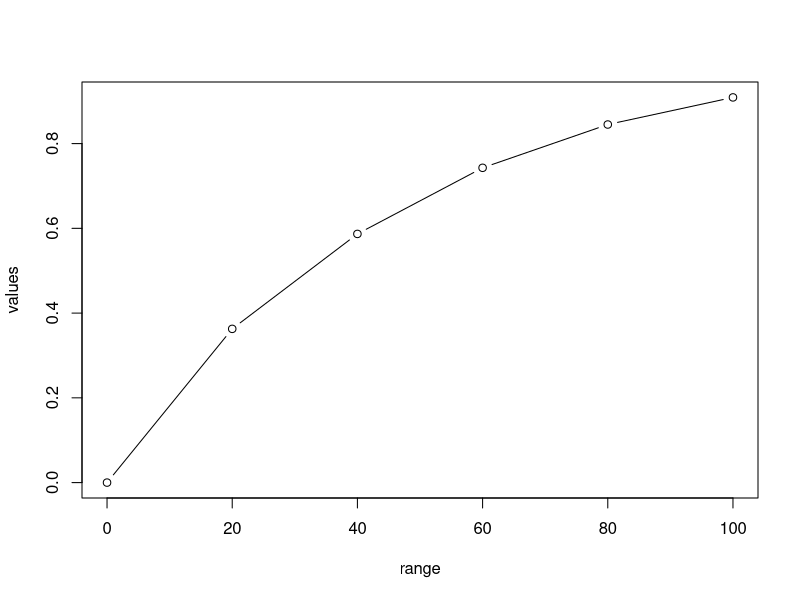
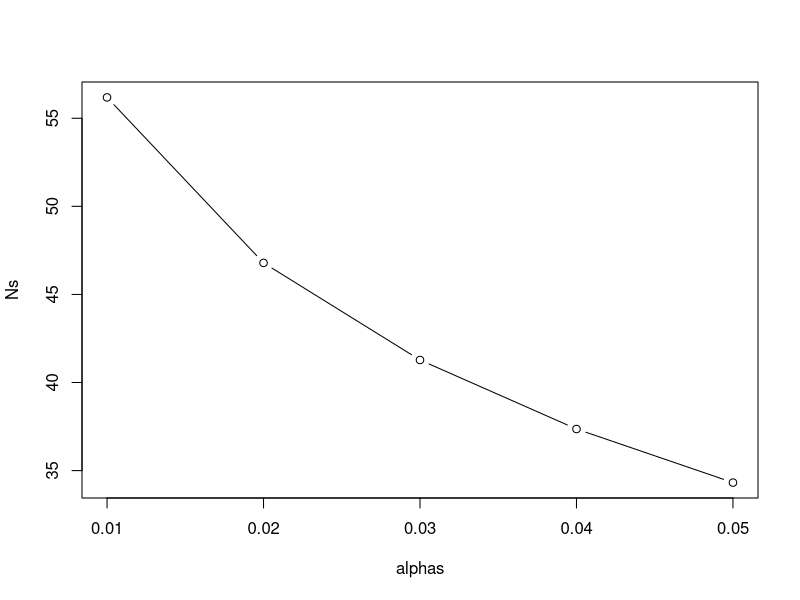
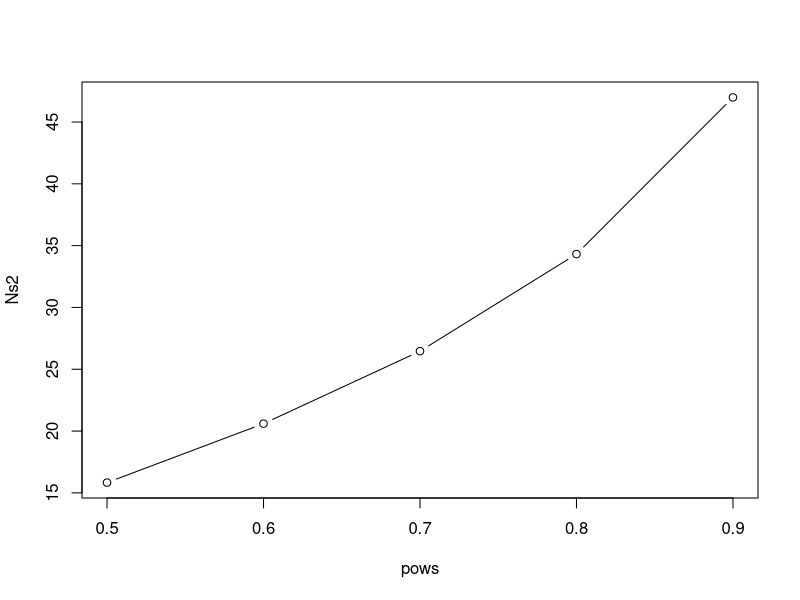
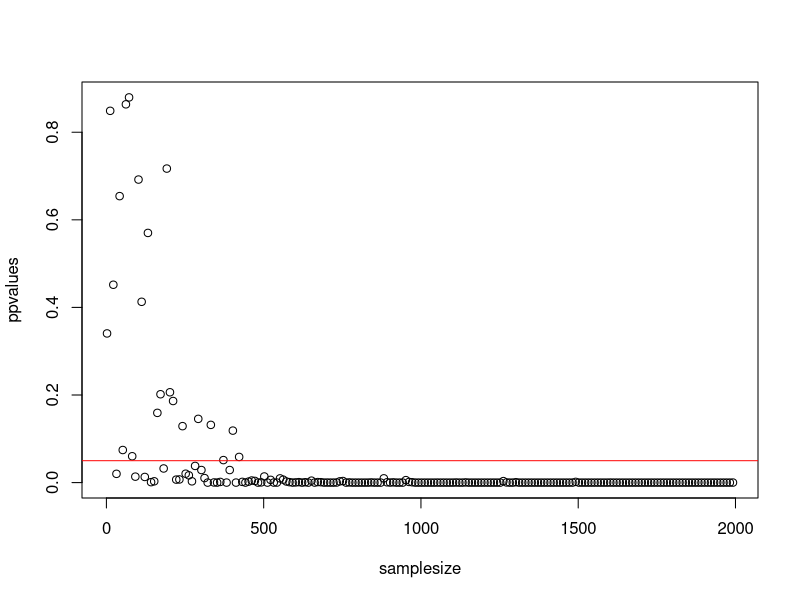

Generate these figures, in order, with R:
## ---- chunk 1
knitr::opts_chunk$set(echo = TRUE)
## ---- chunk 2
pvalue <- replicate(1000, t.test(rnorm(10, 178, 10), mu = 175, alternative = 'greater')$p.value)
power <- length(which(pvalue <= 0.05))/1000
## ---- chunk 3
pvalue50 <- replicate(1000, t.test(rnorm(50, 178, 10), mu = 175, alternative = 'greater')$p.value)
power50 <- length(which(pvalue50 <= 0.05))/1000
## ---- chunk 4
range <- seq(0, 100, by = 20)
values <- c()
for (i in range) {
  tmp = power.t.test(n = i, delta = 3, sd = 10, sig.level=0.05, type = 'one.sample', alternative = 'one.sided')$power
  values <- c(values, tmp)
}
plot <- data.frame(range, values)
plot(plot, type = 'b')
## ---- chunk 5
drug.p <- replicate(1000, t.test(rnorm(10, 117, 30), mu = 130, alternative = c('less'))$p.value)
drug.power <- length(which(drug.p > 0.05))/1000
## ---- chunk 6
power.t.test(power = 0.8, delta = 13, sd = 30, sig.level = 0.05, type = 'two.sample', alternative = "one.sided")
## ---- chunk 7
power.t.test(power = 0.8, delta = 13, sd = 30, sig.level = 0.05, type = 'paired', alternative = "one.sided")
## ---- chunk 8
# alpha
alpha <- seq(0.01, 0.05, by = 0.01)
alphalvalues <- c()
for (i in alpha) {
  tmp = power.t.test(power = 0.8, delta = 13, sd = 30, sig.level= i, type = 'paired', alternative = 'one.sided')$n
  alphalvalues <- c(alphalvalues, tmp)
}
alphaplot <- data.frame(alpha, alphalvalues)
plot(alphaplot, type = 'b', xlab = 'alphas', ylab = 'Ns')

# power
power <- seq(0.5, 0.9, by = 0.1)
powervalues <- c()
for (i in power) {
  tmp = power.t.test(power = i, delta = 13, sd = 30, sig.level= 0.05, type = 'paired', alternative = 'one.sided')$n
  powervalues <- c(powervalues, tmp)
}
powerplot <- data.frame(power, powervalues)
plot(powerplot, type = 'b', xlab = 'pows', ylab = 'Ns2')
## ---- chunk 9
samplesize <- seq (2, 2000, by = 10)
ppvalues <- c()
for (i in samplesize) {
  tmp <- t.test(rnorm(i, 10, 5), rnorm(i, 11, 5), alternative = 'two.side', paired = FALSE)$p.value
  ppvalues <- c(ppvalues, tmp)
}
plotpp <- data.frame(samplesize, ppvalues)
plot(plotpp)
abline(h = 0.05, col = 'red')

